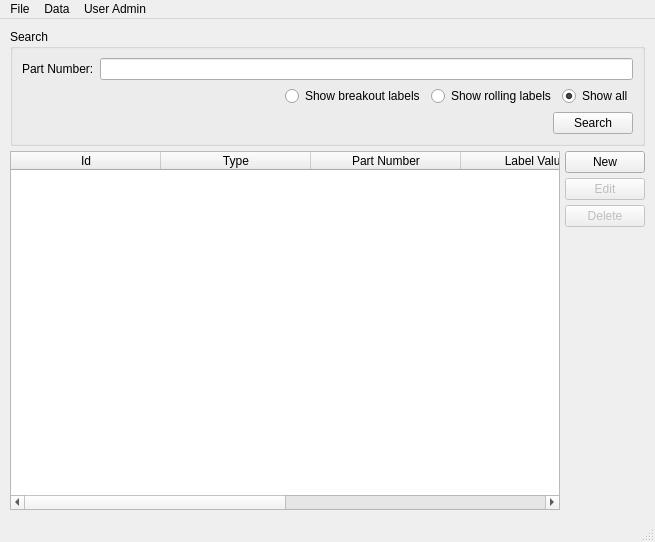
<?xml version="1.0" encoding="UTF-8"?>
<ui version="4.0">
 <class>MainWindow</class>
 <widget class="QMainWindow" name="MainWindow">
  <property name="geometry">
   <rect>
    <x>0</x>
    <y>0</y>
    <width>655</width>
    <height>542</height>
   </rect>
  </property>
  <property name="windowTitle">
   <string>Harness Labeler</string>
  </property>
  <widget class="QWidget" name="centralwidget">
   <layout class="QVBoxLayout" name="verticalLayout_3" stretch="0,1">
    <property name="spacing">
     <number>5</number>
    </property>
    <property name="leftMargin">
     <number>10</number>
    </property>
    <property name="topMargin">
     <number>10</number>
    </property>
    <property name="rightMargin">
     <number>10</number>
    </property>
    <property name="bottomMargin">
     <number>10</number>
    </property>
    <item>
     <widget class="QGroupBox" name="groupBox">
      <property name="title">
       <string>Search</string>
      </property>
      <layout class="QVBoxLayout" name="verticalLayout">
       <item>
        <layout class="QFormLayout" name="formLayout">
         <item row="0" column="0">
          <widget class="QLabel" name="label">
           <property name="text">
            <string>Part Number:</string>
           </property>
          </widget>
         </item>
         <item row="0" column="1">
          <widget class="QLineEdit" name="part_number_lineEdit">
           <property name="toolTip">
            <string>Enter a part number to look for.</string>
           </property>
          </widget>
         </item>
        </layout>
       </item>
       <item>
        <layout class="QHBoxLayout" name="horizontalLayout_2">
         <item>
          <spacer name="horizontalSpacer_2">
           <property name="orientation">
            <enum>Qt::Horizontal</enum>
           </property>
           <property name="sizeHint" stdset="0">
            <size>
             <width>40</width>
             <height>20</height>
            </size>
           </property>
          </spacer>
         </item>
         <item>
          <widget class="QRadioButton" name="show_breakout_labels_radioButton">
           <property name="toolTip">
            <string>Filter search to only show labels for breakouts.</string>
           </property>
           <property name="text">
            <string>Show breakout labels</string>
           </property>
          </widget>
         </item>
         <item>
          <widget class="QRadioButton" name="show_rolling_labels_radioButton">
           <property name="toolTip">
            <string>Filter search to only show labels for rolling.</string>
           </property>
           <property name="text">
            <string>Show rolling labels</string>
           </property>
          </widget>
         </item>
         <item>
          <widget class="QRadioButton" name="show_all_radioButton">
           <property name="toolTip">
            <string>Filter search to show all labels.</string>
           </property>
           <property name="text">
            <string>Show all</string>
           </property>
           <property name="checked">
            <bool>true</bool>
           </property>
          </widget>
         </item>
        </layout>
       </item>
       <item>
        <layout class="QHBoxLayout" name="horizontalLayout" stretch="1,0">
         <item>
          <spacer name="horizontalSpacer">
           <property name="orientation">
            <enum>Qt::Horizontal</enum>
           </property>
           <property name="sizeHint" stdset="0">
            <size>
             <width>40</width>
             <height>20</height>
            </size>
           </property>
          </spacer>
         </item>
         <item>
          <widget class="QPushButton" name="search_pushButton">
           <property name="minimumSize">
            <size>
             <width>55</width>
             <height>20</height>
            </size>
           </property>
           <property name="text">
            <string>Search</string>
           </property>
          </widget>
         </item>
        </layout>
       </item>
      </layout>
     </widget>
    </item>
    <item>
     <layout class="QHBoxLayout" name="horizontalLayout_3" stretch="1,0">
      <item>
       <widget class="QTableWidget" name="tableWidget">
        <property name="editTriggers">
         <set>QAbstractItemView::NoEditTriggers</set>
        </property>
        <property name="alternatingRowColors">
         <bool>true</bool>
        </property>
        <property name="selectionMode">
         <enum>QAbstractItemView::SingleSelection</enum>
        </property>
        <property name="selectionBehavior">
         <enum>QAbstractItemView::SelectRows</enum>
        </property>
        <attribute name="horizontalHeaderDefaultSectionSize">
         <number>150</number>
        </attribute>
        <attribute name="horizontalHeaderStretchLastSection">
         <bool>true</bool>
        </attribute>
        <column>
         <property name="text">
          <string>Id</string>
         </property>
        </column>
        <column>
         <property name="text">
          <string>Type</string>
         </property>
        </column>
        <column>
         <property name="text">
          <string>Part Number</string>
         </property>
        </column>
        <column>
         <property name="text">
          <string>Label Value</string>
         </property>
        </column>
        <column>
         <property name="text">
          <string>Date Modified</string>
         </property>
        </column>
        <column>
         <property name="text">
          <string>Modified By</string>
         </property>
        </column>
       </widget>
      </item>
      <item>
       <layout class="QVBoxLayout" name="verticalLayout_2" stretch="0,0,0,1">
        <item>
         <widget class="QPushButton" name="new_pushButton">
          <property name="minimumSize">
           <size>
            <width>55</width>
            <height>20</height>
           </size>
          </property>
          <property name="toolTip">
           <string>Create a new label.</string>
          </property>
          <property name="text">
           <string>New</string>
          </property>
         </widget>
        </item>
        <item>
         <widget class="QPushButton" name="edit_pushButton">
          <property name="enabled">
           <bool>false</bool>
          </property>
          <property name="minimumSize">
           <size>
            <width>55</width>
            <height>20</height>
           </size>
          </property>
          <property name="toolTip">
           <string>Edit the selected label.</string>
          </property>
          <property name="text">
           <string>Edit</string>
          </property>
         </widget>
        </item>
        <item>
         <widget class="QPushButton" name="delete_pushButton">
          <property name="enabled">
           <bool>false</bool>
          </property>
          <property name="minimumSize">
           <size>
            <width>55</width>
            <height>20</height>
           </size>
          </property>
          <property name="toolTip">
           <string>Delete the selected label.</string>
          </property>
          <property name="text">
           <string>Delete</string>
          </property>
         </widget>
        </item>
        <item>
         <spacer name="verticalSpacer">
          <property name="orientation">
           <enum>Qt::Vertical</enum>
          </property>
          <property name="sizeHint" stdset="0">
           <size>
            <width>20</width>
            <height>40</height>
           </size>
          </property>
         </spacer>
        </item>
       </layout>
      </item>
     </layout>
    </item>
   </layout>
  </widget>
  <widget class="QMenuBar" name="menubar">
   <property name="geometry">
    <rect>
     <x>0</x>
     <y>0</y>
     <width>655</width>
     <height>18</height>
    </rect>
   </property>
   <widget class="QMenu" name="menuFile">
    <property name="title">
     <string>File</string>
    </property>
    <addaction name="actionLogin"/>
    <addaction name="actionLogoff"/>
    <addaction name="actionChange_Password"/>
    <addaction name="separator"/>
    <addaction name="actionExit"/>
   </widget>
   <widget class="QMenu" name="menuData">
    <property name="title">
     <string>Data</string>
    </property>
    <addaction name="actionImport_Data"/>
    <addaction name="actionBackup_Database"/>
    <addaction name="actionImport_Database"/>
   </widget>
   <widget class="QMenu" name="menuUser_Admin">
    <property name="title">
     <string>User Admin</string>
    </property>
    <addaction name="actionCreate_User"/>
    <addaction name="actionEdit_User"/>
   </widget>
   <addaction name="menuFile"/>
   <addaction name="menuData"/>
   <addaction name="menuUser_Admin"/>
  </widget>
  <widget class="QStatusBar" name="statusbar"/>
  <action name="actionLogin">
   <property name="text">
    <string>Login</string>
   </property>
  </action>
  <action name="actionLogoff">
   <property name="text">
    <string>Logoff</string>
   </property>
  </action>
  <action name="actionExit">
   <property name="text">
    <string>Exit</string>
   </property>
   <property name="statusTip">
    <string>Logoff and close program.</string>
   </property>
  </action>
  <action name="actionImport_Data">
   <property name="text">
    <string>Import Data</string>
   </property>
   <property name="statusTip">
    <string>Import data from file.</string>
   </property>
  </action>
  <action name="actionBackup_Database">
   <property name="text">
    <string>Backup Database</string>
   </property>
   <property name="statusTip">
    <string>Create database backup.</string>
   </property>
  </action>
  <action name="actionCreate_User">
   <property name="text">
    <string>Create User</string>
   </property>
  </action>
  <action name="actionEdit_User">
   <property name="text">
    <string>Edit User</string>
   </property>
  </action>
  <action name="actionChange_Password">
   <property name="text">
    <string>Change Password</string>
   </property>
  </action>
  <action name="actionImport_Database">
   <property name="text">
    <string>Import Database</string>
   </property>
  </action>
 </widget>
 <resources/>
 <connections>
  <connection>
   <sender>actionExit</sender>
   <signal>triggered()</signal>
   <receiver>MainWindow</receiver>
   <slot>close()</slot>
   <hints>
    <hint type="sourcelabel">
     <x>-1</x>
     <y>-1</y>
    </hint>
    <hint type="destinationlabel">
     <x>327</x>
     <y>270</y>
    </hint>
   </hints>
  </connection>
 </connections>
</ui>
